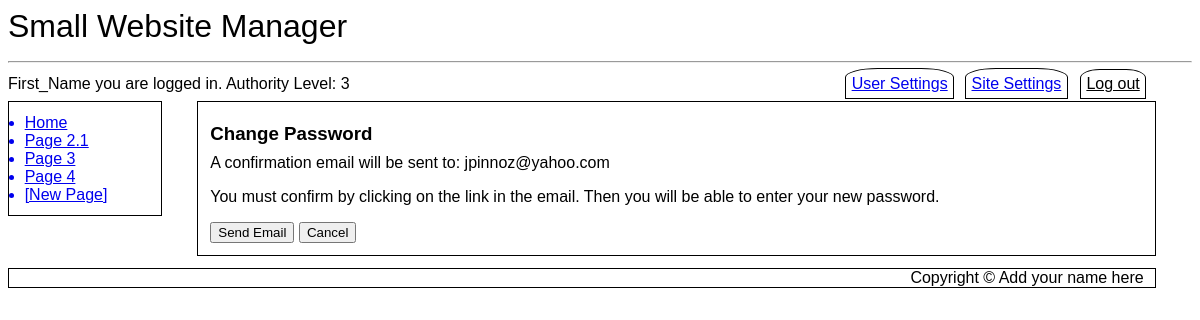
Screenshot of /changepass.php (signed in) with the database file from the repository.
### tables this page shows
CREATE TABLE `SubMenus` (
  `MenuID` int(11) NOT NULL,
  `LinkID` int(11) NOT NULL,
  `Page_ID` int(11) NOT NULL DEFAULT 0,
  `Menu_Entry` varchar(20) NOT NULL,
  `Title` varchar(500) NOT NULL,
  `Active` tinyint(1) NOT NULL DEFAULT 1
);

CREATE TABLE `Users` (
  `ID` int(11) NOT NULL,
  `First_Name` varchar(250) NOT NULL,
  `Last_Name` varchar(250) NOT NULL,
  `eMail` varchar(1000) NOT NULL,
  `User_Name` varchar(1000) NOT NULL,
  `Password` varchar(100) NOT NULL,
  `Activate_Pass` varchar(100) DEFAULT NULL,
  `Change_Pass` varchar(100) DEFAULT NULL,
  `Change_Pass_Expire` datetime DEFAULT NULL,
  `Forgot_Pass` varchar(100) DEFAULT NULL,
  `Forgot_Pass_Expire` datetime DEFAULT NULL,
  `DateTime_Joined` datetime NOT NULL,
  `Last_Logged` datetime NOT NULL DEFAULT current_timestamp(),
  `Authority_Level` tinyint(4) DEFAULT 1,
  `Active` tinyint(1) NOT NULL DEFAULT 0
);

### changepass.php (the view, shortened to what this page needs)
<?php
include ("db_connect.inc");
if ($_SERVER["REQUEST_METHOD"] == "POST" AND $_POST['submitCode']=="Temp_Pass") {
	if ($_POST['Button']=="Send Email") {
		$charSet = "0123456789abcdefghijklmnopqrstuvwxyzABCDEFGHIJKLMNOPQRSTUVWXYZ";
		$charSetLen = strlen($charSet)-1;
		for ($i = 0; $i < 16; $i++) {
			$pick = rand(0, $charSetLen);
	   	$randvalue .= $charSet[$pick];
		}
		$password = password_hash($randvalue, PASSWORD_DEFAULT);
		$userName = $_SESSION['user_name'];
		$query = "UPDATE `Users` SET `Change_Pass`='".$password."',`Change_Pass_Expire`=NOW() + INTERVAL 1 HOUR WHERE `User_Name`='".$userName."'";
		mysqli_query($cxn,$query);
		$to = $_POST['eMail'];
		$firstName = $_SESSION['first_name'];
		$query1 = "SELECT Value FROM Globals WHERE Global='Website Name'";
		$result1 = mysqli_query($cxn,$query1);
		$row1 = mysqli_fetch_assoc($result1);
		$webSiteName = $row1['Value'];
		$query2 = "SELECT Value FROM Globals WHERE Global='URL'";
		$result2 = mysqli_query($cxn,$query2);
		$row2 = mysqli_fetch_assoc($result2);
		$url1 = $row2['Value'];
		$subject = "Confirmation from $webSiteName";
		$message = "
		<h3>You requested to change your password</h3>
		<p>Hello {$firstName},</p>
		<p><a rel=\"nofollow\" href=\"{$url1}/changepass.php?username={$userName}&temppass={$randvalue}\">Click here to change your password</a></p>
		<p>If you cannot click the link, copy the following url into your browser:</p>
		<p>{$url1}/changepass.php?username={$userName}&temppass={$randvalue}</p>
		";
		$headers = "MIME-Version: 1.0" . "\r\n";
		$headers .= "Content-type:text/html;charset=UTF-8" . "\r\n";
		$query3 = "SELECT Value FROM Globals WHERE Global='Site Email Address'";
		$result3 = mysqli_query($cxn,$query3);
		$row3 = mysqli_fetch_assoc($result3);
		$siteEmail = $row3['Value'];
		$headers .= 'From: <{$siteEmail}>' . "\r\n";
		mail($to,$subject,$message,$headers);
		$url = "usersettings.php";
		$location = "Location: ".$url;
		header($location);
		die();
	} elseif ($_POST['Button']=="Cancel") {
		$url = "usersettings.php";
		$location = "Location: ".$url;
		header($location);
		die();
	}
} else {
	include ("header.inc");
	include ("navbar.inc");
	echo "<article id='main'>";
	if (isset($_SESSION['user_name'])) {
		$query = "SELECT `eMail` FROM `Users` WHERE `ID`='".$_SESSION['user_ID']."'";
		$result = mysqli_query($cxn,$query);
		$row = mysqli_fetch_assoc($result);
		$email = $row['eMail'];
		echo "
		<h3>Change Password</h3>
		A confirmation email will be sent to: $email<p>
		You must confirm by clicking on the link in the email. Then you will be able to enter your new password.";
		echo "<form action='".htmlentities($_SERVER['PHP_SELF'])."' method=\"post\">
		<input type=\"hidden\" id=\"submitCode\" name=\"submitCode\" value=\"Temp_Pass\">
		<input type=\"hidden\" id=\"eMail\" name=\"eMail\" value=\"$email\">
		<input type=\"submit\" name=\"Button\" value=\"Send Email\" />
		<input type=\"submit\" name=\"Button\" value=\"Cancel\" />
		</form>";
	} else {
		echo "<div class=\"error\">Restricted Area. You need administrative priviledges to access this page.</div>";
	}
	echo "</article>";
	include ("footer.inc");
}
?>

### navbar.inc
<nav id="vnav1">
<?php
$query = "SELECT Menu_Entry, Title FROM SubMenus WHERE MenuID='1' AND Active=1 ORDER BY LinkID ASC LIMIT 10";
$result = mysqli_query($cxn,$query) or die ("Couldn't execute query.");
while($row = mysqli_fetch_assoc($result))
{
	$menuEntry = $row['Menu_Entry'];
	$pageTitle = $row['Title'];
	$pageTitle = preg_replace('/ /', '_', $pageTitle);
	echo "<a href='$pageTitle'>$menuEntry</a>\r\n";
}
if ($_SESSION['auth_lev'] == 3 AND isset($_SESSION['first_name']) AND isset($_SESSION['user_name']) ) {
	echo "<a class='newpage' href='newpage.php'>[New Page]</a>\r\n";
}
?>
</nav>

### style.css (style rules this page uses)
* { font-family: Arial, sans-serif; box-sizing: border-box; }
h1, h2, h3 { padding: 0%; margin-top: 1%; margin-bottom: 1%; }
article#main { margin-left:16%; width: 81%; float:none; border: 1px solid black; padding: 1%; }
nav#vnav1 { width:13%; float:left; border: 1px solid black; padding: 1%; clear: both; margin-top: 0%; }
nav#vnav1 a { display: list-item; list-style-type: disc; margin-left: 3%; }

### rows the page displays
submenus: Menu_Entry "Home"
submenus: Menu_Entry "Page 2.1"
submenus: Menu_Entry "Page 3"
submenus: Menu_Entry "Page 4"
users: eMail "jpinnoz@yahoo.com"

### other values shown
$websiteName "Small Website Manager"
$_SESSION['first_name'] "First_Name"
$_SESSION['auth_lev'] "3"
